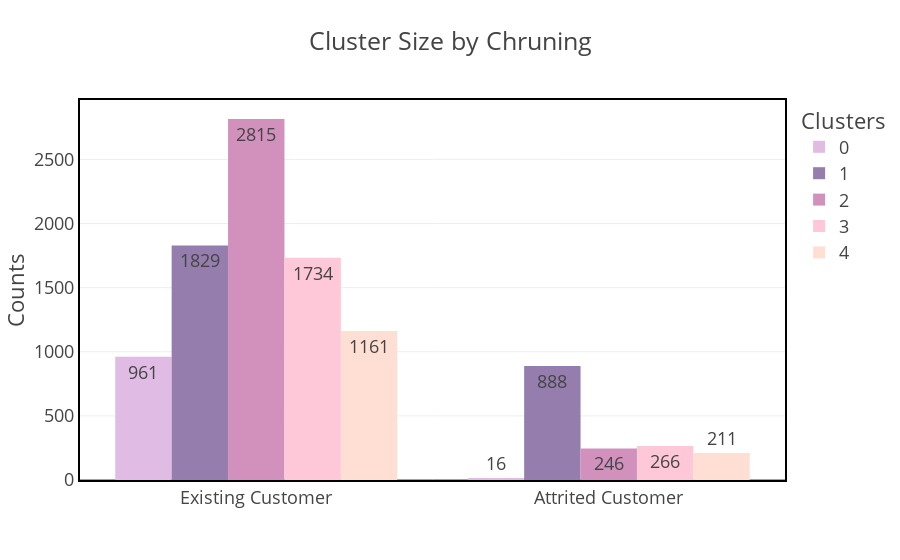

The cell this chart's notebook holds for it:
### Markdown cell above
Cluster 0 has the lowest member. Cluster 1 and 2 are fairly similar sized. Cluster 3 and 4 have moderate members.

### Code cell
plot_data = characteristics_df.groupby(['Clusters', 'target'
                                        ]).count()['Gender'].reset_index()
plot_data['target'] = plot_data['target'].map({
    0: 'Existing Customer',
    1: 'Attrited Customer'
})
plot_data['Clusters'] = plot_data['Clusters'].astype('str')
fig = px.bar(plot_data,
             x='target',
             y='Gender',
             color='Clusters',
             template='presentation',
             barmode='group',
             text='Gender',
             color_discrete_sequence=[
                 '#E0BBE4', '#957DAD', '#D291BC', '#FEC8D8', '#FFDFD3'
             ],
             title='Cluster Size by Chruning')
fig.update_xaxes(showline=True,
                 linewidth=2,
                 linecolor='black',
                 mirror=True,
                 title={'text': ''})
fig.update_yaxes(showline=True, linewidth=2, linecolor='black', mirror=True, title={'text': 'Counts'})
fig.show()

### Figure 1 — Plotly figure (JSON) as saved in the notebook; plotly's stock layout.template omitted (floating-point values rounded to 4 significant figures)
{"data": [{"alignmentgroup": "True", "hovertemplate": "Clusters=0<br>target=%{x}<br>Gender=%{text}<extra></extra>", "legendgroup": "0", "marker": {"color": "#E0BBE4"}, "name": "0", "offsetgroup": "0", "orientation": "v", "showlegend": true, "text": [961, 16], "textposition": "auto", "type": "bar", "x": ["Existing Customer", "Attrited Customer"], "xaxis": "x", "y": [961, 16], "yaxis": "y"}, {"alignmentgroup": "True", "hovertemplate": "Clusters=1<br>target=%{x}<br>Gender=%{text}<extra></extra>", "legendgroup": "1", "marker": {"color": "#957DAD"}, "name": "1", "offsetgroup": "1", "orientation": "v", "showlegend": true, "text": [1829, 888], "textposition": "auto", "type": "bar", "x": ["Existing Customer", "Attrited Customer"], "xaxis": "x", "y": [1829, 888], "yaxis": "y"}, {"alignmentgroup": "True", "hovertemplate": "Clusters=2<br>target=%{x}<br>Gender=%{text}<extra></extra>", "legendgroup": "2", "marker": {"color": "#D291BC"}, "name": "2", "offsetgroup": "2", "orientation": "v", "showlegend": true, "text": [2815, 246], "textposition": "auto", "type": "bar", "x": ["Existing Customer", "Attrited Customer"], "xaxis": "x", "y": [2815, 246], "yaxis": "y"}, {"alignmentgroup": "True", "hovertemplate": "Clusters=3<br>target=%{x}<br>Gender=%{text}<extra></extra>", "legendgroup": "3", "marker": {"color": "#FEC8D8"}, "name": "3", "offsetgroup": "3", "orientation": "v", "showlegend": true, "text": [1734, 266], "textposition": "auto", "type": "bar", "x": ["Existing Customer", "Attrited Customer"], "xaxis": "x", "y": [1734, 266], "yaxis": "y"}, {"alignmentgroup": "True", "hovertemplate": "Clusters=4<br>target=%{x}<br>Gender=%{text}<extra></extra>", "legendgroup": "4", "marker": {"color": "#FFDFD3"}, "name": "4", "offsetgroup": "4", "orientation": "v", "showlegend": true, "text": [1161, 211], "textposition": "auto", "type": "bar", "x": ["Existing Customer", "Attrited Customer"], "xaxis": "x", "y": [1161, 211], "yaxis": "y"}], "layout": {"barmode": "group", "legend": {"title": {"text": "Clusters"}, "tracegroupgap": 0}, "title": {"text": "Cluster Size by Chruning"}, "xaxis": {"anchor": "y", "domain": [0, 1], "linecolor": "black", "linewidth": 2, "mirror": true, "showline": true, "title": {"text": ""}}, "yaxis": {"anchor": "x", "domain": [0, 1], "linecolor": "black", "linewidth": 2, "mirror": true, "showline": true, "title": {"text": "Counts"}}}}
